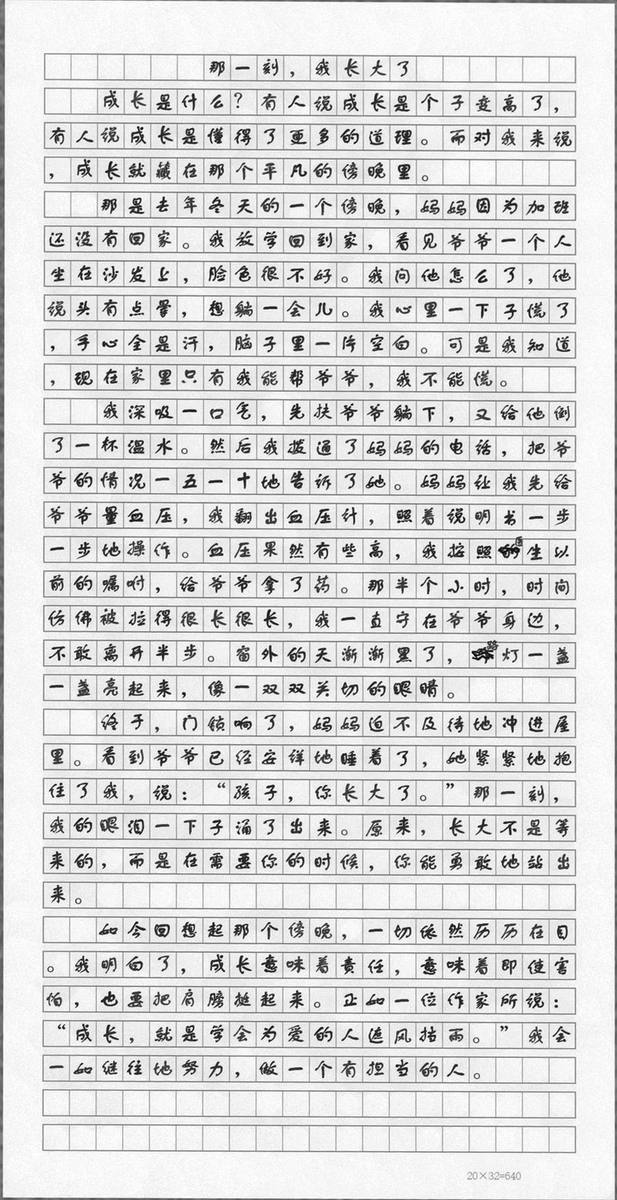
#> input picture play/mock/img/00444057a258.jpg, 617 x 1200 px
$ python -i preprocess.py   (imports and definitions only)   (older library calls are emulated)
#> lines starting #> are read from the running program, lines starting #| are printed output that depends on the picture; after the words box and inside, x2 and y2 are one past the last pixel; in counts of white or black regions, pixels touching at a corner belong together
"""图像预处理：EXIF 方向校正 → 缩放 → 纸张检测与透视矫正（裁边）→ 纠偏 → 光照均衡增强 → 多页拼接。

全部用 OpenCV + Pillow，在 CPU 上运行；每一步失败都会安全回退（宁可不处理，也不把图弄坏）。
"""
from __future__ import annotations

import io
from dataclasses import dataclass, field
from pathlib import Path

import cv2
import numpy as np
from PIL import Image, ImageOps

MAX_SIDE = 2200

# [6 lines not run here, left out]
EMBED_KEY = "edu_eval_text"


@dataclass
class LoadedImage:
    image: Image.Image  # 已按 EXIF 转正、去除元数据的 RGB 图
    embedded_text: str = ""


@dataclass
class PreprocessMeta:
    original_size: tuple[int, int] = (0, 0)
    output_size: tuple[int, int] = (0, 0)
    paper_detected: bool = False
    paper_area_ratio: float = 0.0
    deskew_angle: float = 0.0
    cropped: bool = False
    enhanced: bool = False
    blur_score: float = 0.0  # 拉普拉斯方差，越小越模糊
    warnings: list[str] = field(default_factory=list)

    def as_dict(self) -> dict:
        return {k: (list(v) if isinstance(v, tuple) else v) for k, v in self.__dict__.items()}


# [45 lines left out: functions load_upload, apply_edits, not called in this run]


def _to_cv(im: Image.Image) -> np.ndarray:
    return cv2.cvtColor(np.asarray(im.convert("RGB")), cv2.COLOR_RGB2BGR)


def _to_pil(arr: np.ndarray) -> Image.Image:
    if arr.ndim == 2:
        return Image.fromarray(arr)
    return Image.fromarray(cv2.cvtColor(arr, cv2.COLOR_BGR2RGB))


def _order_corners(pts: np.ndarray) -> np.ndarray:
    pts = pts.reshape(4, 2).astype("float32")
    s = pts.sum(axis=1)
    d = np.diff(pts, axis=1).ravel()
    return np.array([pts[np.argmin(s)], pts[np.argmin(d)], pts[np.argmax(s)], pts[np.argmax(d)]], dtype="float32")


def detect_paper(bgr: np.ndarray) -> tuple[np.ndarray | None, float]:
    """找最大的近似四边形（作业纸）。返回 4 个角点与其面积占比。"""
    h, w = bgr.shape[:2]
    scale = 800 / max(h, w)
    small = cv2.resize(bgr, (int(w * scale), int(h * scale))) if scale < 1 else bgr.copy()
    s = scale if scale < 1 else 1.0
    gray = cv2.cvtColor(small, cv2.COLOR_BGR2GRAY)
    gray = cv2.GaussianBlur(gray, (5, 5), 0)
    best, best_area = None, 0.0
    total = gray.shape[0] * gray.shape[1]
    # 两种二值化思路：边缘 + 亮区（纸通常比桌面亮）
    candidates = []
    edges = cv2.Canny(gray, 40, 120)
    edges = cv2.dilate(edges, np.ones((3, 3), np.uint8), iterations=2)
    candidates.append(edges)
    _, bright = cv2.threshold(gray, 0, 255, cv2.THRESH_BINARY + cv2.THRESH_OTSU)
    bright = cv2.morphologyEx(bright, cv2.MORPH_CLOSE, np.ones((9, 9), np.uint8))
    candidates.append(bright)
    for mask in candidates:
        contours, _ = cv2.findContours(mask, cv2.RETR_EXTERNAL, cv2.CHAIN_APPROX_SIMPLE)
        for c in sorted(contours, key=cv2.contourArea, reverse=True)[:5]:
            area = cv2.contourArea(c)
            if area < 0.25 * total:
                continue
            peri = cv2.arcLength(c, True)
            approx = cv2.approxPolyDP(c, 0.02 * peri, True)
            if len(approx) == 4 and cv2.isContourConvex(approx) and area > best_area:
                best, best_area = approx, area
    if best is None:
        return None, 0.0
    return _order_corners(best / s), best_area / total


# [8 lines left out: function warp_paper, not called in this run]


def estimate_skew(gray: np.ndarray, max_angle: float = 15.0) -> float:
    """估计文字行的倾斜角（度，正值=逆时针）。投影法：把二值图旋转一系列候选角度，
    取“逐行墨迹和”方差最大的角度（文字行/横线与水平对齐时投影最尖锐）。先 1° 粗搜，再 0.1° 细搜。"""
    h, w = gray.shape[:2]
    s = 900 / max(h, w)
    small = cv2.resize(gray, (max(1, int(w * s)), max(1, int(h * s))), interpolation=cv2.INTER_AREA) if s < 1 else gray
    bw = cv2.adaptiveThreshold(cv2.GaussianBlur(small, (3, 3), 0), 255, cv2.ADAPTIVE_THRESH_GAUSSIAN_C,
                               cv2.THRESH_BINARY_INV, 31, 15)
    if cv2.countNonZero(bw) < 0.002 * bw.size:
        return 0.0
    sh, sw = bw.shape
    center = (sw / 2, sh / 2)

    def score(a: float) -> float:
        M = cv2.getRotationMatrix2D(center, a, 1.0)
        r = cv2.warpAffine(bw, M, (sw, sh), flags=cv2.INTER_NEAREST, borderValue=0)
        proj = r.sum(axis=1, dtype=np.float64)
        return float(np.var(proj))

    coarse = np.arange(-max_angle, max_angle + 1e-6, 1.0)
    best = max(coarse, key=score)
    fine = np.arange(best - 1.0, best + 1.0 + 1e-6, 0.1)
    best = max(fine, key=score)
    base = score(0.0)
    if score(best) < base * 1.02:  # 改善不明显时不旋转，避免误纠
        return 0.0
    return float(-best)


# [8 lines left out: function rotate, not called in this run]


def enhance(bgr: np.ndarray) -> np.ndarray:
    """去阴影 + 对比度增强：用大核闭运算估计背景（纸面光照），原图除以背景后归一化，再做轻度 CLAHE。
    输出灰度图，保留笔画浓淡（不做硬二值化，避免细笔画断裂影响识别）。"""
    gray = cv2.cvtColor(bgr, cv2.COLOR_BGR2GRAY)
    k = max(15, (min(gray.shape) // 30) | 1)
    bg = cv2.morphologyEx(gray, cv2.MORPH_CLOSE, cv2.getStructuringElement(cv2.MORPH_ELLIPSE, (k, k)))
    bg = cv2.medianBlur(bg, 21)
    norm = cv2.divide(gray, bg, scale=255)
    clahe = cv2.createCLAHE(clipLimit=1.5, tileGridSize=(8, 8))
    return clahe.apply(norm)


def crop_margins(gray: np.ndarray, pad: int = 20) -> tuple[np.ndarray, bool]:
    """裁掉四周空白：按墨迹像素的外接框裁剪。"""
    _, bw = cv2.threshold(gray, 0, 255, cv2.THRESH_BINARY_INV + cv2.THRESH_OTSU)
    bw = cv2.morphologyEx(bw, cv2.MORPH_OPEN, np.ones((2, 2), np.uint8))
    pts = cv2.findNonZero(bw)
    if pts is None:
        return gray, False
    x, y, w, h = cv2.boundingRect(pts)
    H, W = gray.shape[:2]
    if w * h > 0.97 * W * H:
        return gray, False
    x0, y0 = max(0, x - pad), max(0, y - pad)
    x1, y1 = min(W, x + w + pad), min(H, y + h + pad)
    return gray[y0:y1, x0:x1], True


def preprocess(im: Image.Image, do_warp: bool = True, do_deskew: bool = True, do_enhance: bool = True) -> tuple[Image.Image, PreprocessMeta]:
    meta = PreprocessMeta(original_size=im.size)
    bgr = _to_cv(im)
    h, w = bgr.shape[:2]
    if max(h, w) > MAX_SIDE:
        s = MAX_SIDE / max(h, w)
        bgr = cv2.resize(bgr, (int(w * s), int(h * s)), interpolation=cv2.INTER_AREA)
    try:
        gray0 = cv2.cvtColor(bgr, cv2.COLOR_BGR2GRAY)
        meta.blur_score = round(float(cv2.Laplacian(gray0, cv2.CV_64F).var()), 1)
    except cv2.error:
        meta.blur_score = -1.0  # 未能评估
    if 0 <= meta.blur_score < 30:
        meta.warnings.append("图片可能比较模糊，建议重新拍摄（对焦、光线充足、手机拿稳）")

    if do_warp:
        try:
            corners, ratio = detect_paper(bgr)
            if corners is not None and ratio < 0.98:
                warped = warp_paper(bgr, corners)
                if min(warped.shape[:2]) > 200:
                    bgr = warped
                    meta.paper_detected, meta.paper_area_ratio = True, round(ratio, 3)
        except cv2.error as e:
            meta.warnings.append(f"纸张检测失败，已跳过：{e}")

    if do_deskew:
        try:
            ang = estimate_skew(cv2.cvtColor(bgr, cv2.COLOR_BGR2GRAY))
            if 0.3 <= abs(ang) <= 20:
                bgr = rotate(bgr, -ang)
                meta.deskew_angle = round(ang, 2)
        except cv2.error as e:
            meta.warnings.append(f"纠偏失败，已跳过：{e}")

    out = None
    if do_enhance:
        try:
            out = enhance(bgr)
            meta.enhanced = True
        except cv2.error as e:  # 例如内存紧张时 OpenCV 分配失败：退回未增强的灰度图，不让整份作业失败
            meta.warnings.append(f"增强失败，已使用原始灰度图：{str(e)[:80]}")
    if out is None:
        out = np.asarray(Image.fromarray(cv2.cvtColor(bgr, cv2.COLOR_BGR2RGB)).convert("L"))
    try:
        out, meta.cropped = crop_margins(out)
    except cv2.error as e:
        meta.warnings.append(f"裁边失败，已跳过：{str(e)[:80]}")
    pil = _to_pil(out)
    meta.output_size = pil.size
    return pil, meta


# [13 lines left out: function stitch_vertical, not called in this run]


def save_image(im: Image.Image, path: Path, quality: int = 90) -> None:
    path.parent.mkdir(parents=True, exist_ok=True)
    im.save(path, "JPEG", quality=quality, optimize=True)

>>> from PIL import Image
>>> picture = Image.open('../../play/mock/img/00444057a258.jpg')
#> picture is the input picture: PIL image 617x1200 L; min 0, max 255, mean 216.9
>>> result = preprocess(picture)
#> in preprocess, `meta.blur_score = round(float(cv2.Laplacian(gray0, cv2.CV_64F).var()),..`: meta.blur_score = 5990.6
#> in detect_paper, `edges = cv2.Canny(gray, 40, 120)`:
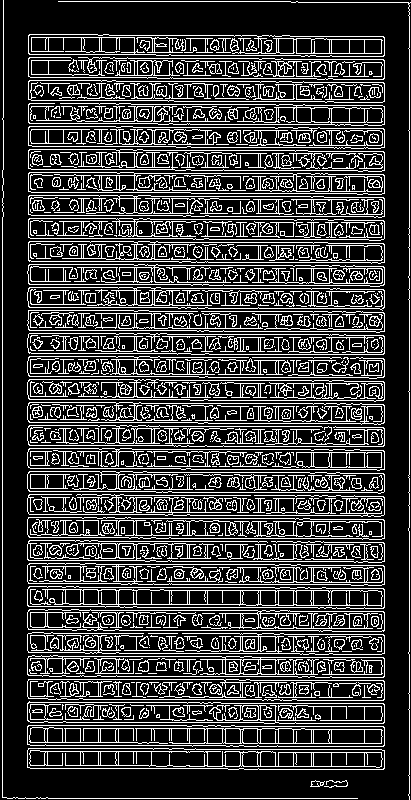
#> edges: shape (800, 411); 24.2% white in thin lines or dots
#> in detect_paper, `bright = cv2.morphologyEx(bright, cv2.MORPH_CLOSE, np.ones((9, 9), np...`:
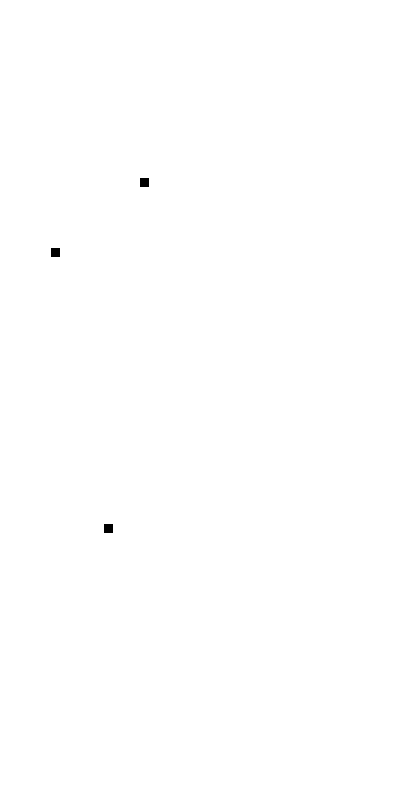
#> bright: shape (800, 411); 99.9% white; 3 black regions, box (x1, y1, x2, y2) and area: (140, 178, 149, 187) 81, (51, 248, 60, 257) 81, (104, 524, 113, 533) 81
#> the loop in detect_paper, `for mask in candidates:` made 2 passes
#> contours on pass 2: [[[0, 0], [0, 799], [410, 799], [410, 0]]]
#> after the loop in detect_paper, `for mask in candidates:`: best = [[0, 0], [0, 799], [410, 799], [410, 0]]; best_area = 327590
#> in _order_corners, `pts = pts.reshape(4, 2).astype("float32")`: pts = [[0, 0], [0, 1198.5], [615, 1198.5], [615, 0]]
#> in _order_corners, `s = pts.sum(axis=1)`: s = [0, 1198.5, 1813.5, 615]
#> in _order_corners, `d = np.diff(pts, axis=1).ravel()`: d = [0, 1198.5, 583.5, -615]
#> in preprocess, `corners, ratio = detect_paper(bgr)`: corners = [[0, 0], [615, 0], [615, 1198.5], [0, 1198.5]]; ratio = 0.996
#> in estimate_skew, `bw = cv2.adaptiveThreshold(cv2.GaussianBlur(small, (3, 3), 0), 255, cv..`:
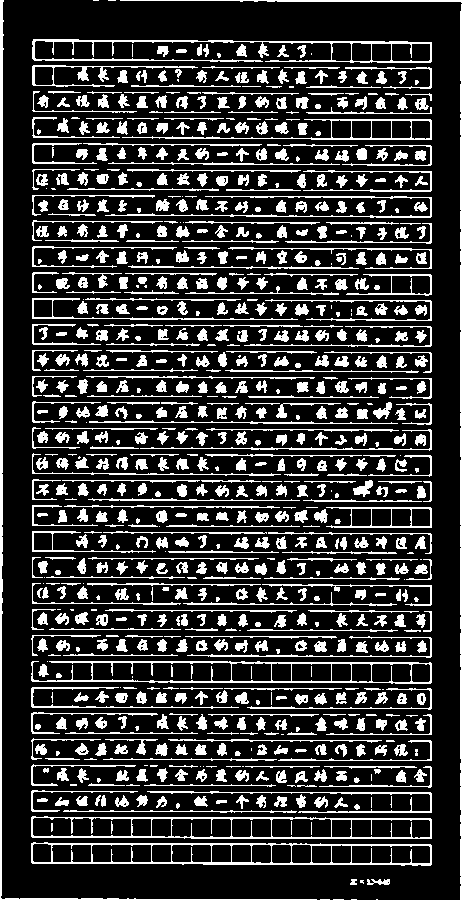
#> bw: shape (900, 462); 21.1% white; 868 white regions (145 under 20 px), largest, box (x1, y1, x2, y2) and area: (0, 0, 317, 900) 2812, (31, 842, 432, 866) 2124, (31, 816, 432, 839) 1940
#> in score, `proj = r.sum(axis=1, dtype=np.float64)`: proj = 900 values, max 36975 at index 525, min 1530 at index 1, mean 22690.8
#> in score (call 30), `M = cv2.getRotationMatrix2D(center, a, 1.0)`: M = [[0.97, 0.242, -102], [-0.242, 0.97, 69.25]]
#> in score (call 30), `r = cv2.warpAffine(bw, M, (sw, sh), flags=cv2.INTER_NEAREST, borderVal..`:
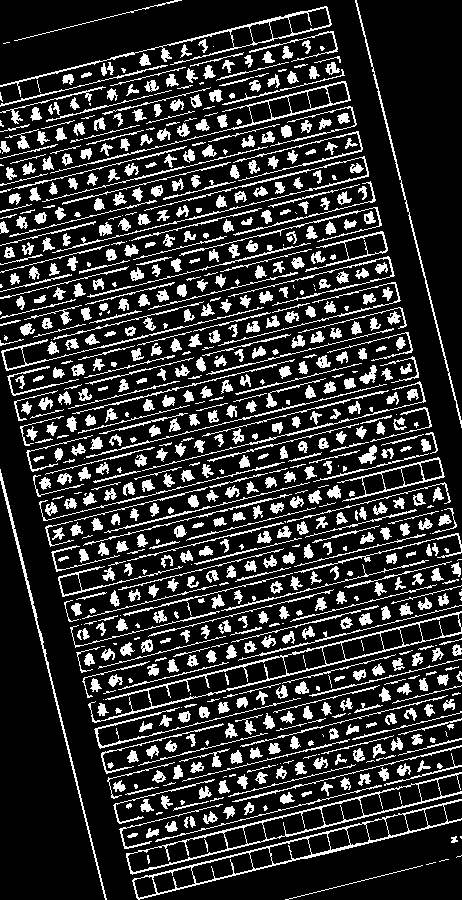
#> r: shape (900, 462); 19.3% white; 845 white regions (136 under 20 px), largest, box (x1, y1, x2, y2) and area: (88, 611, 462, 723) 1808, (132, 799, 462, 900) 1751, (126, 772, 462, 875) 1663
#> in score (call 30), `proj = r.sum(axis=1, dtype=np.float64)`: proj = 900 values, max 34680 at index 369, min 2040 at index 899, mean 22745.2
#> in score (call 31), `M = cv2.getRotationMatrix2D(center, a, 1.0)`: M = [[0.966, 0.259, -108.6], [-0.259, 0.966, 75.12]]
#> in score (call 31), `r = cv2.warpAffine(bw, M, (sw, sh), flags=cv2.INTER_NEAREST, borderVal..`:
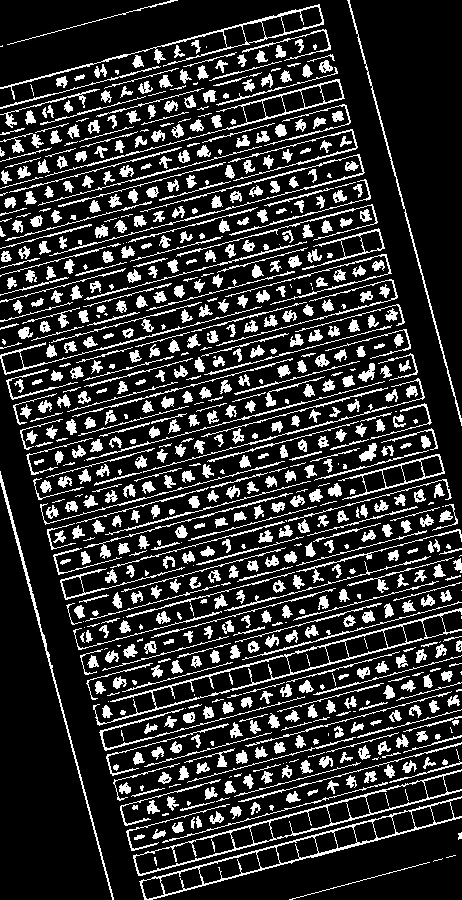
#> r: shape (900, 462); 19.2% white; 838 white regions (136 under 20 px), largest, box (x1, y1, x2, y2) and area: (93, 608, 462, 726) 1786, (139, 796, 462, 900) 1731, (133, 769, 462, 876) 1603
#> in score (call 31), `proj = r.sum(axis=1, dtype=np.float64)`: proj = 900 values, max 35190 at index 490, min 2295 at index 1, mean 22624.7
#> in estimate_skew, `best = max(coarse, key=score)`: best = 0
#> in score (call 38), `M = cv2.getRotationMatrix2D(center, a, 1.0)`: M = [[1, -0.00698, 3.15], [0.00698, 1, -1.6]]
#> in score (call 38), `r = cv2.warpAffine(bw, M, (sw, sh), flags=cv2.INTER_NEAREST, borderVal..`:
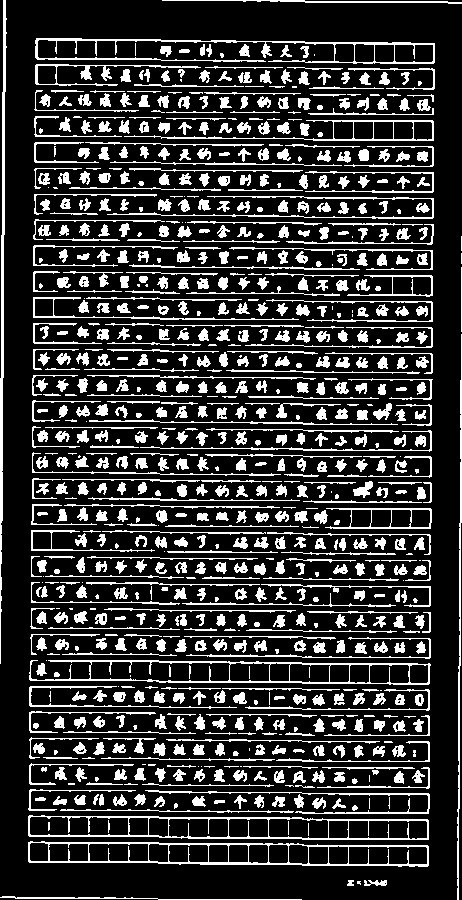
#> r: shape (900, 462); 20.8% white; 866 white regions (141 under 20 px), largest, box (x1, y1, x2, y2) and area: (28, 841, 429, 867) 2124, (28, 815, 429, 840) 1940, (35, 38, 435, 64) 1915
#> in score (call 38), `proj = r.sum(axis=1, dtype=np.float64)`: proj = 900 values, max 62475 at index 843, min 255 at index 762, mean 24450.2
#> in score (call 39), `M = cv2.getRotationMatrix2D(center, a, 1.0)`: M = [[1, -0.00524, 2.36], [0.00524, 1, -1.2]]
#> in score (call 39), `r = cv2.warpAffine(bw, M, (sw, sh), flags=cv2.INTER_NEAREST, borderVal..`:
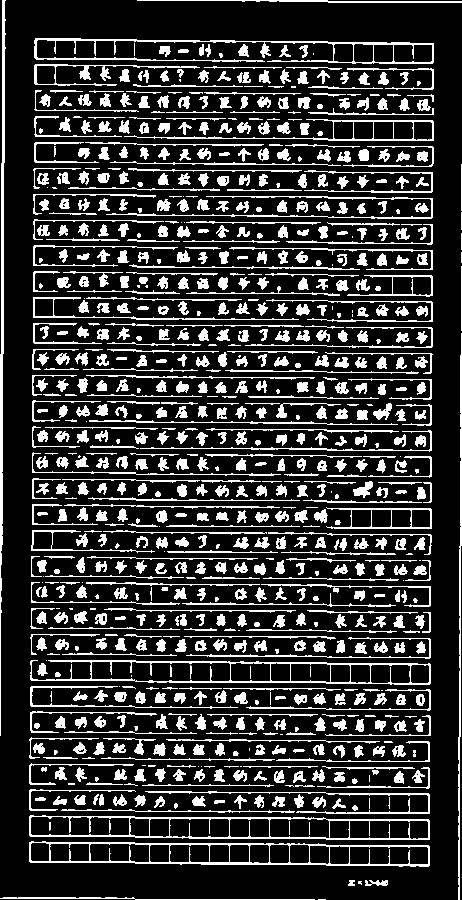
#> r: shape (900, 462); 20.8% white; 869 white regions (143 under 20 px), largest, box (x1, y1, x2, y2) and area: (29, 841, 430, 867) 2124, (29, 815, 430, 840) 1940, (34, 38, 434, 64) 1915
#> in score (call 39), `proj = r.sum(axis=1, dtype=np.float64)`: proj = 900 values, max 63240 at index 843, min 255 at index 762, mean 24517.4
#> in estimate_skew, `best = max(fine, key=score)`: best = 0.3
#> in preprocess, `ang = estimate_skew(cv2.cvtColor(bgr, cv2.COLOR_BGR2GRAY))`: ang = -0.3
#> in crop_margins, `pts = cv2.findNonZero(bw)`: pts = contour of 124489 points, box (x1, y1, x2, y2) (0, 0, 617, 1200), area 0
#> in crop_margins, `x, y, w, h = cv2.boundingRect(pts)`: x = 0; w = 617; h = 1200
#> in preprocess, `out, meta.cropped = crop_margins(out)`: meta.cropped = False
